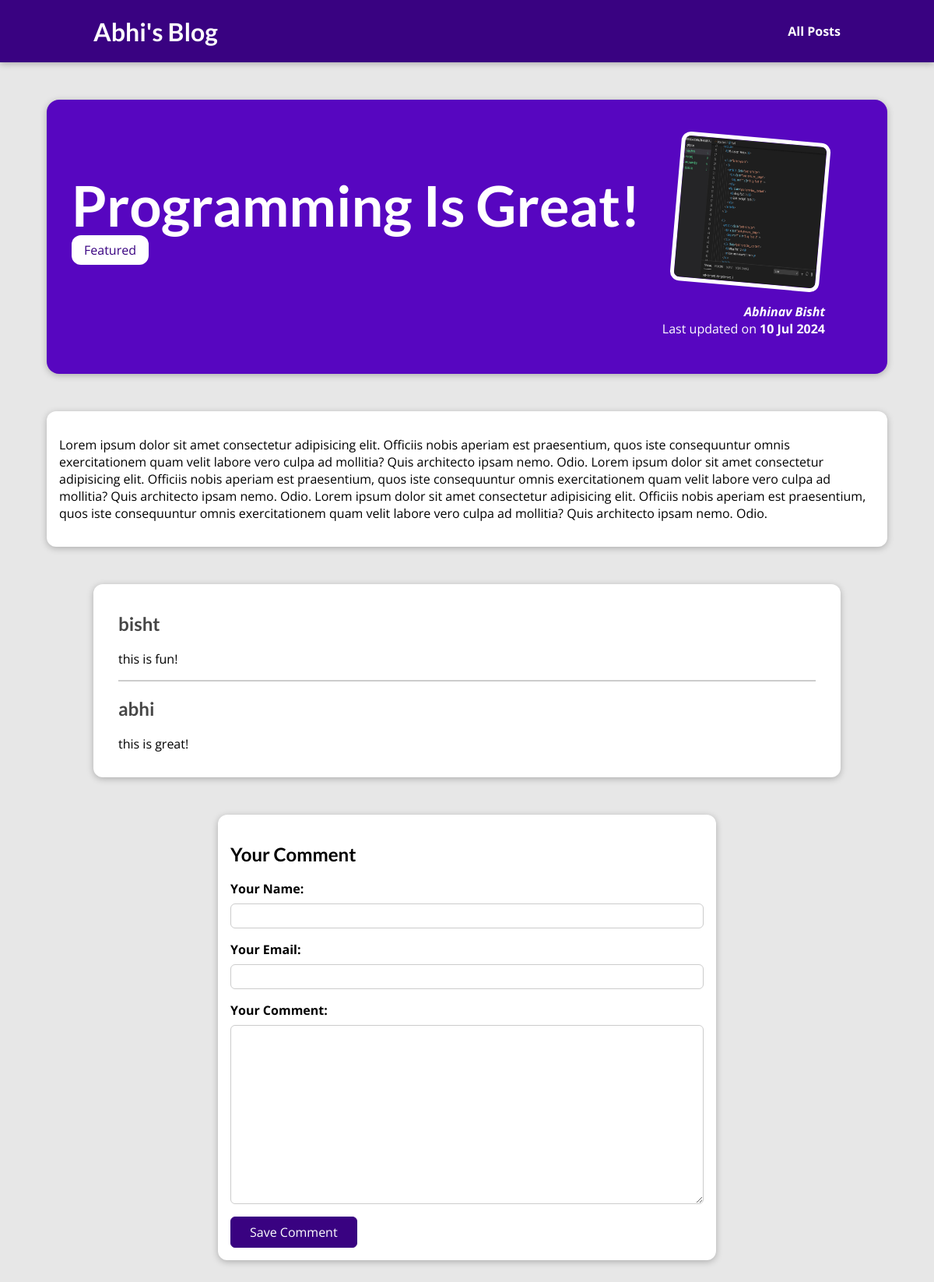
The page /posts/programming-is-great on the database its author committed.
### blog/models.py (models this page shows, shortened)
class Post(models.Model):
    title = models.CharField(max_length=150)
    excerpt = models.CharField(max_length=200)
    image = models.ImageField(upload_to="posts", null=True)
    date = models.DateField(auto_now=True)
    slug = models.SlugField(unique=True, db_index=True)
    content = models.TextField(validators=[MinLengthValidator(10)])
    author = models.ForeignKey(Author, on_delete=models.SET_NULL, null=True, related_name="posts")
    tags = models.ManyToManyField(Tag)

class Tag(models.Model):
    caption = models.CharField(max_length=20)

class Author(models.Model):
    first_name = models.CharField(max_length=100)
    last_name = models.CharField(max_length=100)
    email_address = models.EmailField()
    def full_name(self):
        return f"{self.first_name} {self.last_name}"
    def __str__(self):
        return self.full_name()

class Comment(models.Model):
    user_name = models.CharField(max_length=120)
    user_email = models.EmailField()
    text = models.TextField(max_length=400)
    post = models.ForeignKey(Post, on_delete=models.CASCADE, related_name="comments")

### blog/views.py (the view, shortened to what this page needs)
# urls.py: path("posts/<slug:slug>", views.SinglePostView.as_view(),
class SinglePostView(View):
    def get(self, request, slug):
        post = Post.objects.get(slug=slug)
        context = {
          "post": post,
          "post_tags": post.tags.all(),
          "comment_form": CommentForm(),
          "comments":post.comments.all().order_by("-id")
        }
        return render(request, "blog/post-detail.html", context)

### blog/forms.py
class CommentForm(forms.ModelForm):
    class Meta:
        model = Comment
        exclude = ["post"]
        labels = {
            "user_name": "Your Name",
            "user_email": "Your Email",
            "text": "Your Comment"
        }

### blog/templates/blog/post-detail.html (shortened to what this page needs)
{% extends 'base.html' %}
{% load static %}
{% block css_files %}
    <link rel="stylesheet" href="{% static 'blog/post-detail.css' %}" />
{% endblock %}
{% block content %}
    <section id="summary">
        <h2>{{post.title}}</h2>
        <div>
          {% for tag in post_tags %}
            <span class="tag">{{ tag.caption }}</span>
          {% endfor %}
        </div>
        <article>
            <img src="{{ post.image.url }}" alt="{{post.title}}" />
            <address>{{post.author}}</address>
            <div>
                Last updated on <time>{{post.date|date:'d M Y'}}</time>
            </div>
        </article>
    </section>
<main>
    {{post.content|linebreaks}}
</main>
<section id="comments">
    <ul>
        {% for comment in comments %}
            <li>
                <h2>{{ comment.user_name }}</h2>
                <p>{{ comment.text|linebreaks }}</p>
            </li>
        {% endfor %}
    </ul>
</section>
<section id="comment-form">
    <h2>Your Comment</h2>
    <form action="{% url 'post-detail-page' post.slug %}" method="POST">
        {% for form_field in comment_form %}
         <div class="form-control">
            {{ form_field.label_tag }}
            {{ form_field }}
         </div>
        {% endfor %}
        <button>Save Comment</button>
    </form>
</section>
{% endblock content %}

### templates/base.html (shortened to what this page needs)
{% load static %}
<!DOCTYPE html>
<html lang="en">
<head>
  <link rel="stylesheet" href="{% static 'app.css' %}">
  {% block css_files %}{% endblock %}
</head>
<body>
  <header id="main-navigation">
    <h1><a href="{% url 'starting-page' %}">Abhi's Blog</a></h1>
    <nav>
      <a href="{% url 'posts-page' %}">All Posts</a>
    </nav>
  </header>
  {% block content %}
  {% endblock %}
</body>
</html>

### static/app.css (style rules this page uses)
* { box-sizing: border-box; }
html { font-family: 'Open Sans', 'Lato', sans-serif; }
body { margin: 0; }
h1, h2, h3 { font-family: 'Lato', sans-serif; font-weight: bold; }
#main-navigation { width: 100%; height: 5rem; display: flex; justify-content: space-between; align-items: center; padding: 0 10%; position: absolute; top: 0; left: 0; }
#main-navigation a { text-decoration: none; color: white; font-weight: bold; }

### blog/static/blog/post-detail.css (style rules this page uses)
body { background-color: #e7e7e7; }
#main-navigation { background-color: #390281; box-shadow: 0 2px 8px rgba(0, 0, 0, 0.25); }
#summary { margin: 8rem auto 3rem auto; padding: 2rem; width: 90%; max-width: 90rem; border-radius: 16px; background-color: #5706c0; position: relative; box-shadow: 0 2px 8px rgba(0, 0, 0, 0.25); height: 22rem; }
#summary h2 { color: white; font-size: 4.5rem; margin-bottom: 0.25rem; }
#summary article { position: absolute; top: 2rem; right: 3rem; padding: 1rem 2rem; border-radius: 12px; text-align: right; color: white; }
#summary article img { width: 12rem; height: 12rem; border-radius: 12px; transform: rotateZ(5deg); border: 5px solid white; margin-bottom: 1rem; }
#summary address { font-weight: bold; }
#summary time { font-weight: bold; }
main { width: 90%; max-width: 90rem; margin: 3rem auto; background-color: white; padding: 1rem; border-radius: 12px; box-shadow: 0 2px 8px rgba(0, 0, 0, 0.25); }
.tag { background-color: white; color: #390281; padding: 0.5rem 1rem; border-radius: 12px; }
#comment-form { margin: 3rem auto; width: 90%; max-width: 40rem; border-radius: 12px; background-color: white; box-shadow: 0 2px 8px rgba(0, 0, 0, 0.25); padding: 1rem; }
#comment-form button { font: inherit; background-color: #390281; color: white; border: 1px solid #390281; padding: 0.5rem 1.5rem; border-radius: 6px; }
.form-control { margin-bottom: 1rem; }
.form-control label { font-weight: bold; margin-bottom: 0.5rem; display: block; }
.form-control input, .form-control textarea { display: block; width: 100%; font: inherit; padding: 0.25rem; border-radius: 6px; border: 1px solid #ccc; }
#comments { margin: 3rem auto; width: 90%; max-width: 60rem; border-radius: 12px; background-color: white; box-shadow: 0 2px 8px rgba(0, 0, 0, 0.25); padding: 1rem 2rem; }
#comments ul { list-style: none; margin: 0; padding: 0; }
#comments li { margin-bottom: 1rem; border-bottom: 2px solid #ccc; }
#comments li:last-of-type { border-bottom: none; }
#comments h2 { color: #464646; }

### rows shown on the page
Post: title "Programming Is Great!", image (picture), author "Abhinav Bisht", date "10 Jul 2024", content "Lorem ipsum dolor sit amet consectetur adipisicing elit. Officiis nobis aperiam est praesentium, quos iste consequuntur omnis exercitationem quam velit labore vero culpa ad mollitia? Quis architecto ipsam nemo. Odio. Lorem ipsum dolor sit amet consectetur adipisicing elit. Officiis nobis aperiam est praesentium, quos iste consequuntur omnis exercitationem quam velit labore vero culpa ad mollitia? Quis architecto ipsam nemo. Odio. Lorem ipsum dolor sit amet consectetur adipisicing elit. Officiis nobis aperiam est praesentium, quos iste consequuntur omnis exercitationem quam velit labore vero culpa ad mollitia? Quis architecto ipsam nemo. Odio."
Tag: caption "Featured"
Comment: user_name "bisht", text "this is fun!"
Comment: user_name "abhi", text "this is great!"
